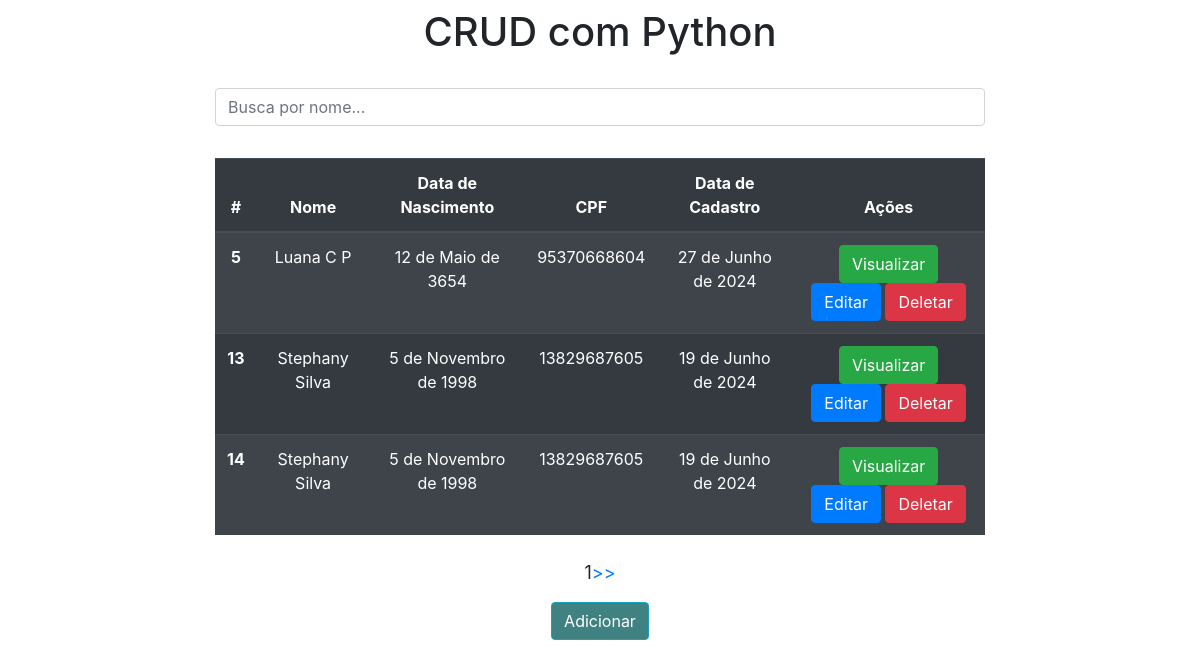
The page / on the database its author committed.
### app/models.py (models this page shows)
class Usuarios (models.Model):
    nome = models.CharField(max_length=150)
    data_nasc = models.DateField(auto_now=False, auto_now_add=False)
    cpf = models.CharField(max_length=11)
    data_cad = models.DateField(auto_now=False, auto_now_add=False)

### app/views.py (the view)
# urls.py: 2. Add a URL to urlpatterns:  path('', views.home, name='home')
def home(request):
    data = {}
    all_usuarios = Usuarios.objects.all()
    search_query = request.GET.get('search')
    if search_query:
        data['search_query'] = search_query
        data['db'] = Usuarios.objects.filter(nome__icontains=search_query)
    else:
        paginator = Paginator(all_usuarios, 3)
        page_number = request.GET.get('page')
        data['db'] = paginator.get_page(page_number)
    return render(request, 'index.html', data)

### app/templates/index.html (shortened to what this page needs)
<!doctype html>
<html lang="pt-br">
  <head>
    <link rel="stylesheet" href="https://cdn.jsdelivr.net/npm/bootstrap@4.4.1/dist/css/bootstrap.min.css">
  </head>
  <body>
    <div class="col-8 m-auto pt-2 pb-2 text-center">
        <h1>CRUD com Python</h1>
    </div>
    <div class="col-8 m-auto pt-3 pb-2 text-center">
      <form method="get">
        <input type="search" id="search" name="search" class="form-control" placeholder="Busca por nome..." />
      </form>
    </div>
    <div class="col-8 m-auto pt-4 pb-2 text-center">
        <table class="table table-striped table-dark">
            <thead>
              <tr>
                <th scope="col">#</th>
                <th scope="col">Nome</th>
                <th scope="col">Data de Nascimento</th>
                <th scope="col">CPF</th>
                <th scope="col">Data de Cadastro</th>
                <th scope="col">Ações</th>
              </tr>
            </thead>
            <tbody>
            {% for dbs in db %}
            <tr>
              <th>{{dbs.id}}</th>
              <td>{{dbs.nome}}</td>
              <td>{{dbs.data_nasc}}</td>
              <td>{{dbs.cpf}}</td>
              <td>{{dbs.data_cad}}</td>
              <td>
                <a href="/view/{{dbs.id}}/" class="btn btn-success">Visualizar</a>
                <a href="/edit/{{dbs.id}}/" class="btn btn-primary">Editar</a>
                <a href="/delete/{{dbs.id}}/" class="btn btn-danger btnDel">Deletar</a>
              </td>
            </tr>
            {% endfor %}
            </tbody>
          </table>
    </div>
    <div class="paginator">
      {{db.number}}
      {% if db.has_next %}
        <a href="?page={{db.next_page_number}}"> >> </a>
      {% endif %}
    </div>
    {% load static %}
    <div class="col-8 m-auto pt-3 pb-2 text-center">
      <a href="/form" class="btn btn-info" style="background-color: rgb(64, 129, 129);">Adicionar</a>
    </div>
  </body>
</html>

### app/templates/index.html (style rules this page uses)
.paginator { font-size: large; display: flex; justify-content: center; align-items: center; }

### rows shown on the page
Usuarios: id "5", nome "Luana C P", data_nasc "12 de Maio de 3654", cpf "95370668604", data_cad "27 de Junho de 2024"
Usuarios: id "13", nome "Stephany Silva", data_nasc "5 de Novembro de 1998", cpf "13829687605", data_cad "19 de Junho de 2024"
Usuarios: id "14", nome "Stephany Silva", data_nasc "5 de Novembro de 1998", cpf "13829687605", data_cad "19 de Junho de 2024"

### other values the page prints
{{ db.number }} "1"
